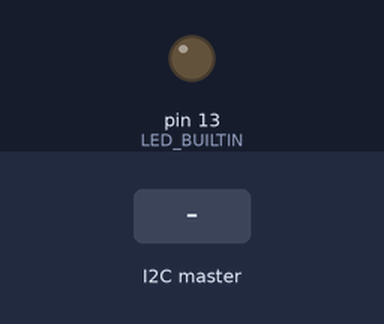
Bench run of a sketch on a simulated Arduino Uno, built with avr-gcc and run on an emulated ATmega328P. Shown: output pins drawn as LEDs (lit = HIGH). The test bench sets the inputs (shaded band).

Above: at 1.2 s.
1.3 s: the I2C master sends the byte 1
At 1.7 s:
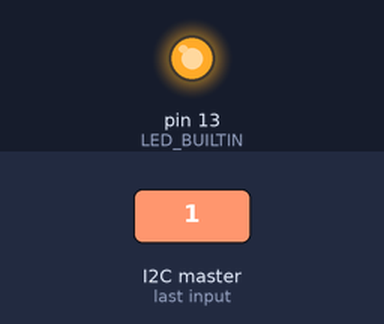
2.8 s: the I2C master sends the byte 0
At 4.1 s:
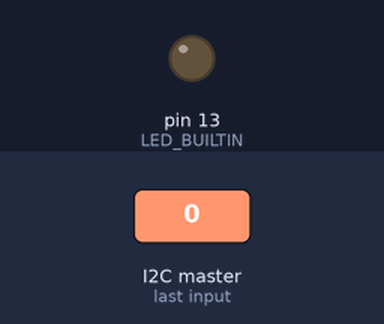
Timing chart, 0 to 5.8 s (numbered marks = the images above; inputs shaded):
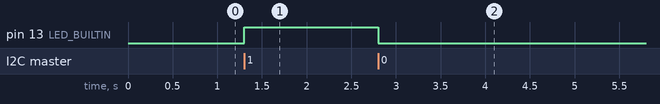

Measured:
- after the input at 1.3 s, pin 13 (LED_BUILTIN): LOW → HIGH at once
- after the input at 2.8 s, pin 13 (LED_BUILTIN): HIGH → LOW at once

The sketch:

checkpoint1.ino
```cpp
#include <Wire.h>
#define i2c_addr 0x08

void setup() {
  pinMode(LED_BUILTIN, OUTPUT);
  Wire.begin(i2c_addr);
  Wire.onReceive(receberDados);
}

void loop() {
  delay(100);
}

void receberDados(int numBytes) {
  while(Wire.available()){
    int comando = Wire.read();
    if (comando == 1) {
      digitalWrite(LED_BUILTIN, HIGH);
    } else if (comando == 0) {
      digitalWrite(LED_BUILTIN, LOW);
    }
  }
}
```
